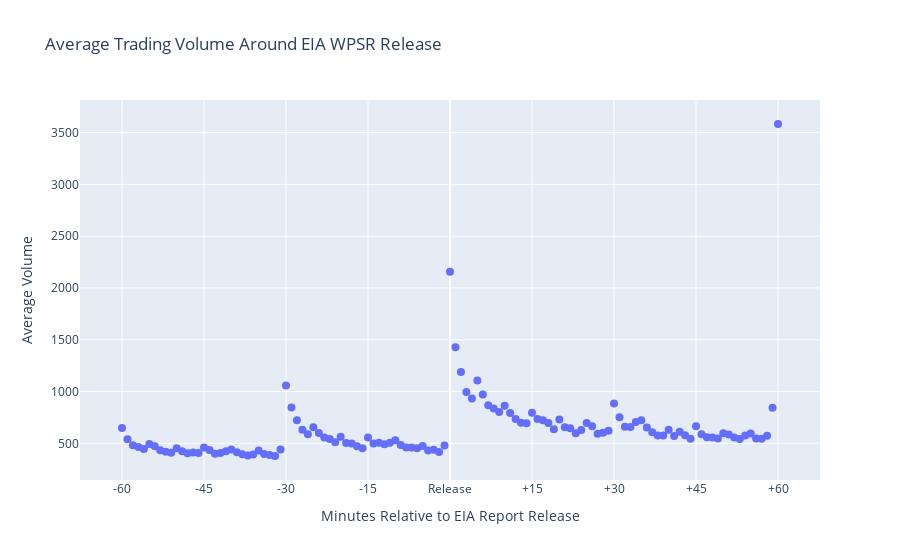

The notebook cell this image was saved under:
### Code cell
# Assume your price_window_60min dataframe is already loaded
# and has columns 'Datetime', 'Release_Datetime', and 'Volume'

# --- Calculate Time to Release (in minutes) ---
price_window_60min['Time_to_Release_Minutes'] = (price_window_60min.index - price_window_60min['Release_Datetime']).dt.total_seconds() / 60
# --- Group by Time to Release and Calculate Average Volume ---
average_volume_by_time = price_window_60min.groupby('Time_to_Release_Minutes')['Volume'].mean().reset_index()

# --- Create Scatter Plot of Average Volume ---
fig_volume_scatter = go.Figure(data=[go.Scatter(
    x=average_volume_by_time['Time_to_Release_Minutes'],
    y=average_volume_by_time['Volume'],
    mode='markers', # Use markers for scatter plot
    marker=dict(size=8),
    text=average_volume_by_time['Volume'], # Hover text is the volume
    hovertemplate="Time to Release: %{x:.0f} minutes<br>Average Volume: %{y:.0f}<extra></extra>" # Custom hover template
)])

fig_volume_scatter.update_layout(

    title='Average Trading Volume Around EIA WPSR Release',
    xaxis_title='Minutes Relative to EIA Report Release',
    yaxis_title='Average Volume',
    xaxis=dict(
        tickvals=[-60, -45, -30, -15, 0, 15, 30, 45, 60], # Define specific x-axis ticks
        ticktext=['-60', '-45', '-30', '-15', 'Release', '+15', '+30', '+45', '+60'] # Custom tick labels
    ),
    hovermode="closest"
)

fig_volume_scatter.show()

### Figure 1 — Plotly figure (JSON) as saved in the notebook; plotly's stock layout.template omitted (floating-point values rounded to 4 significant figures)
{"data": [{"hovertemplate": "Time to Release: %{x:.0f} minutes<br>Average Volume: %{y:.0f}<extra></extra>", "marker": {"size": 8}, "mode": "markers", "text": [647.2, 538.7, 480.0, 464.1, 443.9, 493.2, 470.5, 433.0, 418.5, 409.4, 452.8, 423.7, 403.0, 412.0, 407.0, 460.5, 434.7, 398.3, 405.2, 422.8, 439.0, 414.1, 394.5, 381.6, 392.1, 429.7, 395.7, 388.2, 377.4, 441.1, 1059.0, 844.7, 721.4, 631.2, 588.0, 654.4, 599.4, 556.8, 542.7, 510.7, 563.4, 502.9, 497.2, 471.4, 451.1, 556.0, 498.5, 504.6, 489.8, 504.4, 530.6, 482.5, 459.3, 459.4, 452.4, 474.7, 431.1, 437.1, 415.2, 479.7, 2156.0, 1426.0, 1188.0, 995.5, 933.3, 1106.0, 972.0, 866.2, 835.2, 803.1, 863.6, 792.9, 735.3, 698.1, 694.5, 796.0, 735.6, 721.4, 695.7, 635.8, 728.6, 656.0, 646.2, 597.5, 628.3, 696.8, 664.3, 592.9, 602.5, 622.3, 884.9, 751.6, 660.3, 656.3, 705.5, 722.1, 653.5, 607.1, 575.0, 575.3, 631.2, 570.6, 612.1, 577.2, 543.2, 663.5, 586.9, 558.9, 555.1, 546.1, 597.6, 585.3, 556.2, 541.3, 576.0, 593.7, 546.6, 542.9, 572.3, 842.7, 3583.0], "type": "scatter", "x": [-60.0, -59.0, -58.0, -57.0, -56.0, -55.0, -54.0, -53.0, -52.0, -51.0, -50.0, -49.0, -48.0, -47.0, -46.0, -45.0, -44.0, -43.0, -42.0, -41.0, -40.0, -39.0, -38.0, -37.0, -36.0, -35.0, -34.0, -33.0, -32.0, -31.0, -30.0, -29.0, -28.0, -27.0, -26.0, -25.0, -24.0, -23.0, -22.0, -21.0, -20.0, -19.0, -18.0, -17.0, -16.0, -15.0, -14.0, -13.0, -12.0, -11.0, -10.0, -9.0, -8.0, -7.0, -6.0, -5.0, -4.0, -3.0, -2.0, -1.0, 0.0, 1.0, 2.0, 3.0, 4.0, 5.0, 6.0, 7.0, 8.0, 9.0, 10.0, 11.0, 12.0, 13.0, 14.0, 15.0, 16.0, 17.0, 18.0, 19.0, 20.0, 21.0, 22.0, 23.0, 24.0, 25.0, 26.0, 27.0, 28.0, 29.0, 30.0, 31.0, 32.0, 33.0, 34.0, 35.0, 36.0, 37.0, 38.0, 39.0, 40.0, 41.0, 42.0, 43.0, 44.0, 45.0, 46.0, 47.0, 48.0, 49.0, 50.0, 51.0, 52.0, 53.0, 54.0, 55.0, 56.0, 57.0, 58.0, 59.0, 60.0], "y": [647.2, 538.7, 480.0, 464.1, 443.9, 493.2, 470.5, 433.0, 418.5, 409.4, 452.8, 423.7, 403.0, 412.0, 407.0, 460.5, 434.7, 398.3, 405.2, 422.8, 439.0, 414.1, 394.5, 381.6, 392.1, 429.7, 395.7, 388.2, 377.4, 441.1, 1059.0, 844.7, 721.4, 631.2, 588.0, 654.4, 599.4, 556.8, 542.7, 510.7, 563.4, 502.9, 497.2, 471.4, 451.1, 556.0, 498.5, 504.6, 489.8, 504.4, 530.6, 482.5, 459.3, 459.4, 452.4, 474.7, 431.1, 437.1, 415.2, 479.7, 2156.0, 1426.0, 1188.0, 995.5, 933.3, 1106.0, 972.0, 866.2, 835.2, 803.1, 863.6, 792.9, 735.3, 698.1, 694.5, 796.0, 735.6, 721.4, 695.7, 635.8, 728.6, 656.0, 646.2, 597.5, 628.3, 696.8, 664.3, 592.9, 602.5, 622.3, 884.9, 751.6, 660.3, 656.3, 705.5, 722.1, 653.5, 607.1, 575.0, 575.3, 631.2, 570.6, 612.1, 577.2, 543.2, 663.5, 586.9, 558.9, 555.1, 546.1, 597.6, 585.3, 556.2, 541.3, 576.0, 593.7, 546.6, 542.9, 572.3, 842.7, 3583.0]}], "layout": {"hovermode": "closest", "title": {"text": "Average Trading Volume Around EIA WPSR Release"}, "xaxis": {"ticktext": ["-60", "-45", "-30", "-15", "Release", "+15", "+30", "+45", "+60"], "tickvals": [-60, -45, -30, -15, 0, 15, 30, 45, 60], "title": {"text": "Minutes Relative to EIA Report Release"}}, "yaxis": {"title": {"text": "Average Volume"}}}}
